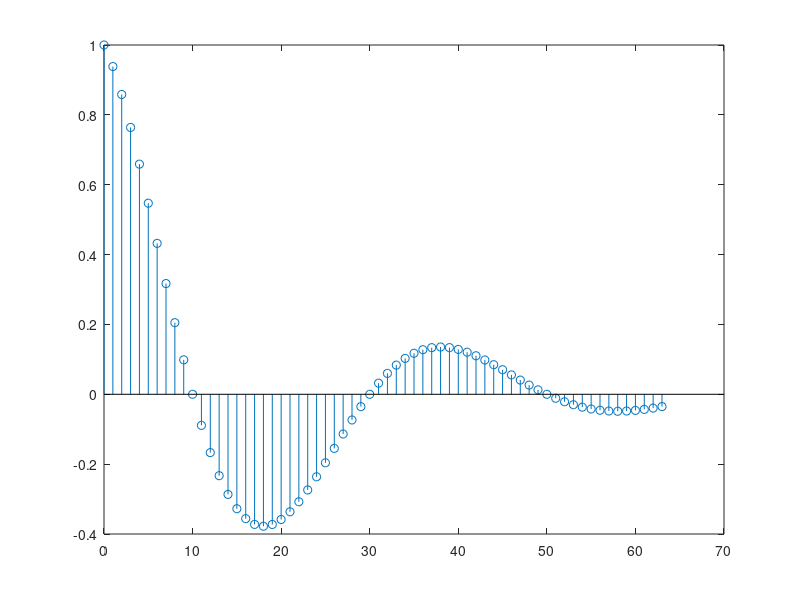

Source code (MATLAB): (Note: this script raises an error after producing the figure.)
n = 0:63
x = (0.95 .^ n) .* cos(pi/20*n)

stem(n, x)

N = length(n);
k = 0:N-1;
X1 = dft(x);
magX1 = abs(X1);
angX1 = angle(X1);

subplot(2,1,1);
stem(k, magX1, 'r')
xlabel('k');
ylabel('magnitude of X1')

subplot(2,1,2);
stem(k, angX1, 'r')
xlabel('k');
ylabel('phase of X1')

n2 = 0:127
x2 = [x, zeros(1,64)]
X2 = dft(x2);
magX2 = abs(X2);
angX2 = angle(X2);

subplot(2,1,1);
stem(magX2, 'k');
xlabel('k');
ylabel('magnitude of X2')

subplot(2,1,2);
stem(angX2, 'k');
xlabel('k');
ylabel('phase of X2');


subplot(2,1,1)
y = fft(x)
stem(abs(y))
xlabel('k')
ylabel('magnitude of Y')
